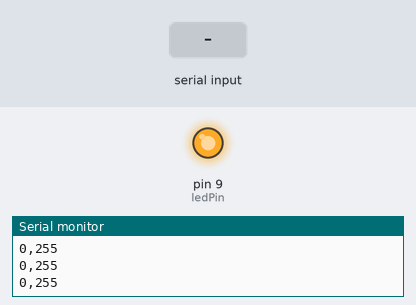
Simulated run of this sketch. Board: Arduino Uno, built with avr-gcc and run on an emulated ATmega328P. On the bench: output pins drawn as LEDs (lit = HIGH), the last lines printed to the serial monitor. Inputs (shaded band) come from the test bench.

Above: at 1.2 s.
1.3 s: "90,45\n" received over Serial
At 2.1 s:
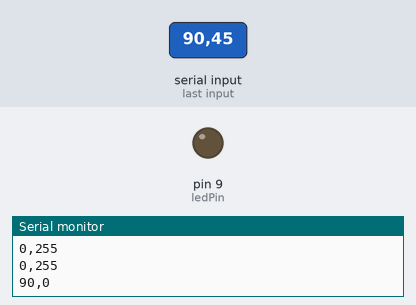
Timing chart, 0 to 4.3 s (numbered marks = the images above; inputs shaded):
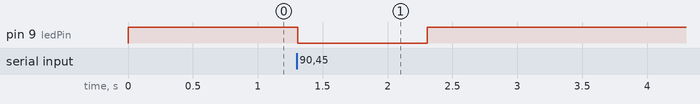

Measured:
- after the input at 1.3 s, pin 9 (ledPin): HIGH → LOW at once, → HIGH 1.0 s later

The sketch:

ReceiverParseIntPause.ino
```cpp
//Sketch to read Serial Data

const int ledPin = 9;


void setup(){
  Serial.begin(9600);
  pinMode(ledPin,OUTPUT);
}


void loop(){
  static int onOff = 0;
  static int val = 0;
  int exDat = 0;
  Serial.setTimeout(100);
  if (Serial.available())
  {
    onOff= Serial.parseInt();
    val = Serial.parseInt();
    while(Serial.available())
      {
      exDat = Serial.read();
      }
  }
  if (onOff == 0)
  {
    val = 0;
    val = constrain(val,0,255);
    val = map(val,0,255,255,0);

    analogWrite(ledPin,val);
    Serial.print(onOff);
    Serial.print(',');
    Serial.println(val);
    delay (100);
  }else if (onOff != 0)
  {
    val = 255;
    val = constrain(val,0,255);
    val = map(val,0,255,255,0);

    analogWrite(ledPin,val);
    Serial.print(onOff);
    Serial.print(',');
    Serial.println(val);
    delay (1000);
    onOff = 0;
    val = 255;
  }


}
```
